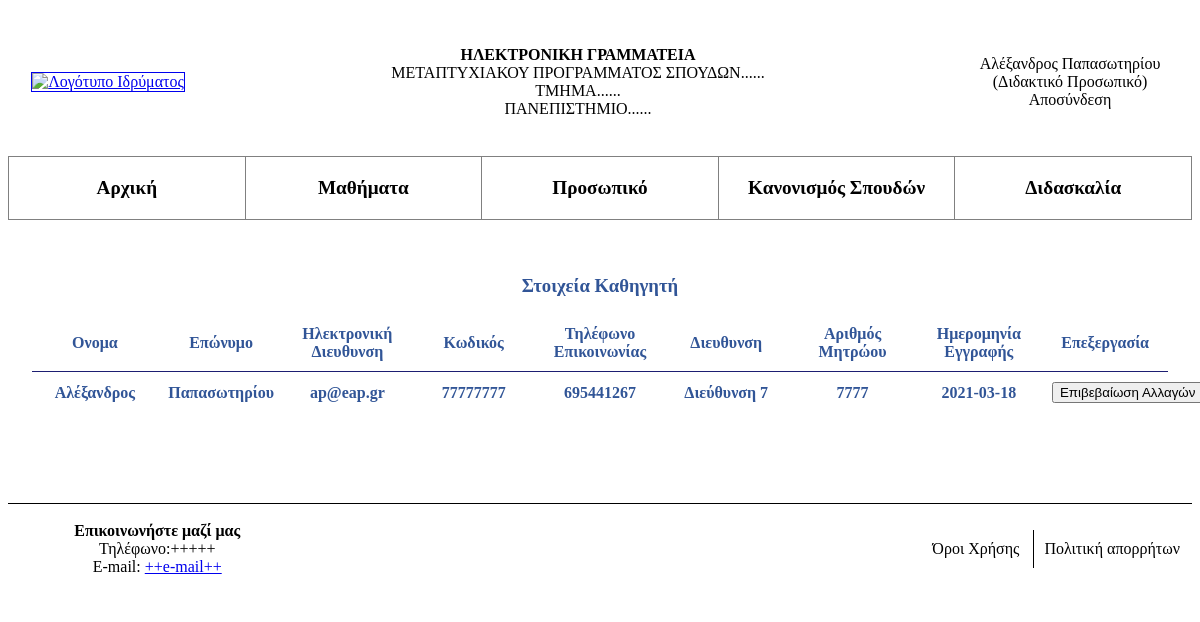
Screenshot of /educational_controller.php (signed in) with the database file from the repository.
### tables this page shows
CREATE TABLE IF NOT EXISTS `users` (
  `user_id` int(10) NOT NULL AUTO_INCREMENT,
  `name` varchar(15) NOT NULL,
  `last_name` varchar(20) NOT NULL,
  `email` varchar(25) NOT NULL,
  `password` varchar(15) NOT NULL,
  `role` varchar(25) NOT NULL,
  `mobile` int(14) DEFAULT NULL,
  `address` varchar(50) DEFAULT NULL,
  `registry` int(15) NOT NULL,
  `registration_date` date NOT NULL,
  PRIMARY KEY (`user_id`),
  UNIQUE KEY `email` (`email`),
  UNIQUE KEY `password` (`password`),
  UNIQUE KEY `registry` (`registry`)
);

### educational_controller.php (the view, shortened to what this page needs)
<!DOCTYPE html>
<html>
<head>
<link href="/style.css" rel="stylesheet" type="text/css" />
</head>
<body>
<?php
include "header.php";
include "menu.php";
$id = $_SESSION['id'];
?>
<br/><br/>
<h3 style= "text-align: center; color:#315597;">Στοιχεία Καθηγητή</h3>
	<table width= "96%" border= "1px solid black"  class= "table-info " >
			<tr><th>Ονομα</th>
            <th>Επώνυμο</th>
            <th>Ηλεκτρονική Διευθυνση</th>
            <th>Κωδικός</th>
            <th>Τηλέφωνο Επικοινωνίας</th>
			<th>Διευθυνση</th>
			<th>Αριθμός Μητρώου</th>
			<th>Ημερομηνία Εγγραφής</th>
			<th>Επεξεργασία</th>
			</tr>
		<?php
		$results = mysqli_query($con, "SELECT * FROM users WHERE  user_id = $id");
		$row = mysqli_fetch_assoc($results);?>
	        <tr>
                <td><?php echo $row['name'];?></td>
                <td><?php echo $row['last_name'];?></td>
                <td><?php echo $row['email'];?></td>
				<td contenteditable='true'><?php echo $row['password'];?></td>
                <td contenteditable='true'><?php echo $row['mobile'];?></td>
                <td contenteditable='true'><?php echo $row['address'];?></td>
                <td><?php echo $row['registry'];?></td>
                <td><?php echo $row['registration_date'];?></td>
				<td><button id="id" value="<?php echo $id;?>" type="button" onclick="action(this);" >Επιβεβαίωση Αλλαγών</button>
            </tr>
	</table>
	<br/><br/>
<br/><br/><br/>
<?php
include "footer.php";
?>
</body>
</html>

### style.css (style rules this page uses)
.table-info { margin-left:auto; margin-right:auto; border-collapse:collapse; color: #315597; border-style: hidden; table-layout:fixed; }
.table-info td { font-weight: bold; text-align: center; border: 1px solid #315597; border-left: hidden; padding: 10px 10px; white-space: nowrap; margin: 20px; }
.table-info th { font-weight: bold; text-align: center; border: 1px solid #1d1e72; border-left: hidden; padding: 10px 10px; }

### rows the page displays
users: name "Αλέξανδρος", last_name "Παπασωτηρίου", email "ap@eap.gr", password "77777777", mobile "695441267", address "Διεύθυνση 7", registry "7777", registration_date "2021-03-18"

### other values shown
$user_info "Αλέξανδρος Παπασωτηρίου (Διδακτικό Προσωπικό)"
$user_option "Αποσύνδεση"
$user_option "Διδασκαλία"
